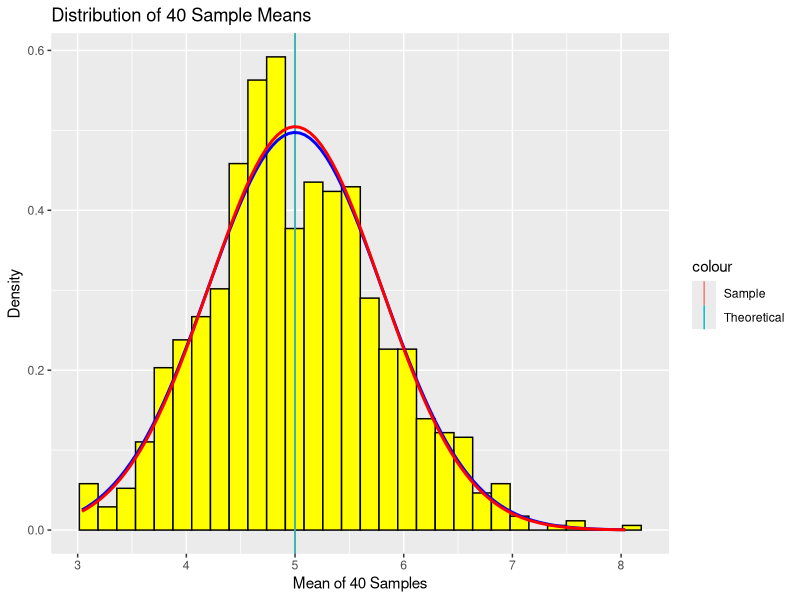

The R script that drew this image:
## ---- chunk 1
knitr::opts_chunk$set(echo = TRUE)
## ---- chunk 2
library(ggplot2)
set.seed(100)
lambda <- 0.2
NumberExp <- 40
NumberSimulations <- 1000
## ---- chunk 3
MySimulatedSample <- replicate(NumberSimulations, rexp(NumberExp, lambda))
MySimSampleMean <- apply(MySimulatedSample, 2, mean)
SampleMean <- mean(MySimSampleMean)
TheoreticalMean <- 1 / lambda
## ---- chunk 4
SampleMean
TheoreticalMean
SampleMean - TheoreticalMean
## ---- chunk 5
SampleVariance <- var(MySimSampleMean)
TheoreticalVariance  <- (1 / lambda)^2 / (NumberExp) 
SampleStdDev <- sd(MySimSampleMean)
TheoreticalStdDev  <- 1/(lambda * sqrt(NumberExp))
## ---- chunk 6
SampleVariance
TheoreticalVariance
SampleStdDev
TheoreticalStdDev
## ---- chunk 7
plotdata <- data.frame(MySimSampleMean)
Myplot <- ggplot(plotdata, aes(x =MySimSampleMean))
Myplot <- Myplot + geom_histogram(aes(y=..density..), color="black", fill = "yellow")
Myplot <- Myplot + labs(title = "Distribution of 40 Sample Means", x = "Mean of 40 Samples", y = "Density")
Myplot <- Myplot + geom_vline(aes(xintercept = SampleMean, color = "Sample"))
Myplot <- Myplot + geom_vline(aes(xintercept = TheoreticalMean, color = "Theoretical"))
Myplot <- Myplot + stat_function(fun = dnorm, args = list(mean = SampleMean, sd = SampleStdDev), color = "blue", size = 1.0)
Myplot <- Myplot + stat_function(fun = dnorm, args = list(mean = TheoreticalMean, sd = TheoreticalStdDev), color = "red", size = 1.0)
Myplot
## ---- chunk 8
SampleConfidence <- SampleMean + c(-1,1)*1.96 * sd(MySimSampleMean)/sqrt(NumberExp)
TheoreticalConfidence <- TheoreticalMean + c(-1,1) * 1.96 * sqrt(TheoreticalVariance)/sqrt(NumberExp)
SampleConfidence
TheoreticalConfidence
